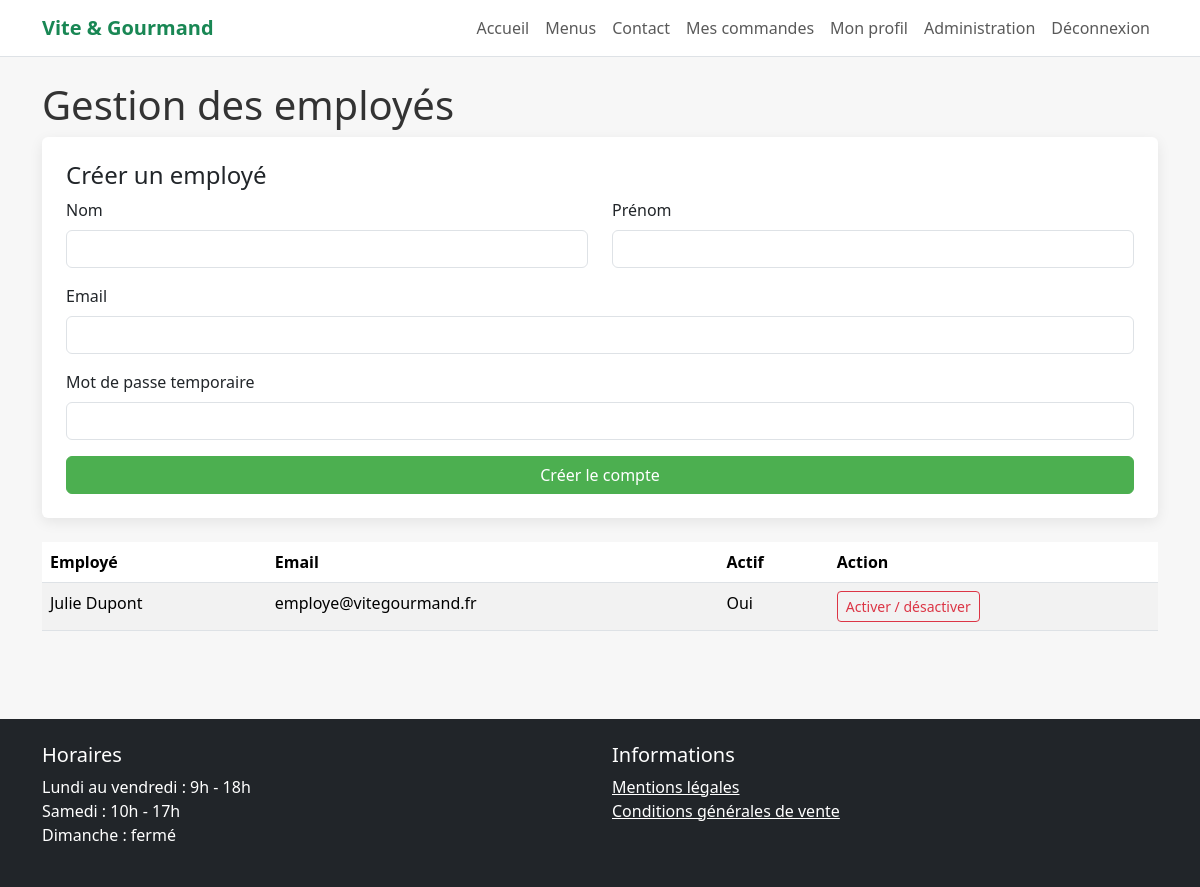
Screenshot of /admin/employees (signed in) with the database file from the repository.
### tables this page shows
CREATE TABLE utilisateur (
  id_utilisateur INT AUTO_INCREMENT PRIMARY KEY,
  id_role INT NOT NULL,
  nom VARCHAR(100) NOT NULL,
  prenom VARCHAR(100) NOT NULL,
  email VARCHAR(180) NOT NULL UNIQUE,
  telephone VARCHAR(20) NOT NULL,
  adresse VARCHAR(255) NOT NULL,
  mot_de_passe_hash VARCHAR(255) NOT NULL,
  actif BOOLEAN NOT NULL DEFAULT TRUE,
  date_creation DATETIME NOT NULL DEFAULT CURRENT_TIMESTAMP,
  CONSTRAINT fk_utilisateur_role
    FOREIGN KEY (id_role) REFERENCES role(id_role)
);

### app/core/Controller.php (called while the page is built, shortened)
<?php
class Controller
{
    protected function view(string $view, array $data = []): void
    {
        extract($data);
        require __DIR__ . '/../views/layouts/header.php';
        require __DIR__ . '/../views/' . $view . '.php';
        require __DIR__ . '/../views/layouts/footer.php';
    }
}

### app/controllers/AdminController.php (called while the page is built, shortened)
<?php
class AdminController extends Controller
{
    public function employees(): void
    {
        $this->view('admin/employees', ['employees' => Employee::all()]);
    }
}

### app/core/Router.php (called while the page is built, shortened)
<?php
class Router
{
    private array $routes = [];
    public function get(string $path, array $action): void
    {
        $this->routes['GET'][$path] = $action;
    }
    public function post(string $path, array $action): void
    {
        $this->routes['POST'][$path] = $action;
    }
    public function dispatch(string $method, string $uri): void
    {
        $path = parse_url($uri, PHP_URL_PATH);
        [$controllerClass, $methodName] = $this->routes[$method][$path];
        $controller = new $controllerClass();
        $controller->$methodName();
    }
}

### public/index.php (called while the page is built, shortened)
<?php
require_once __DIR__ . '/../app/core/Controller.php';
require_once __DIR__ . '/../app/core/Router.php';
require_once __DIR__ . '/../app/core/Security.php';
$router = new Router();
$router->get('/', [HomeController::class, 'index']);
$router->get('/menus', [MenuController::class, 'index']);
$router->get('/menu', [MenuController::class, 'show']);
$router->get('/login', [AuthController::class, 'loginForm']);
$router->post('/login', [AuthController::class, 'login']);
$router->get('/register', [AuthController::class, 'registerForm']);
$router->post('/register', [AuthController::class, 'register']);
$router->get('/logout', [AuthController::class, 'logout']);
$router->get('/contact', [ContactController::class, 'form']);
$router->post('/contact', [ContactController::class, 'send']);
$router->get('/orders/create', [OrderController::class, 'create']);
$router->post('/orders/store', [OrderController::class, 'store']);
$router->get('/user/orders', [UserController::class, 'orders']);
$router->get('/employee/dashboard', [EmployeeController::class, 'dashboard']);
$router->get('/employee/menus', [EmployeeController::class, 'menus']);
$router->get('/employee/menu-create', [EmployeeController::class, 'createMenu']);
$router->post('/employee/menu-store', [EmployeeController::class, 'storeMenu']);
$router->get('/employee/orders', [EmployeeController::class, 'orders']);
$router->post('/employee/order-status', [EmployeeController::class, 'updateOrderStatus']);
$router->get('/admin/dashboard', [AdminController::class, 'dashboard']);
$router->get('/admin/employees', [AdminController::class, 'employees']);
$router->post('/admin/employees/store', [AdminController::class, 'storeEmployee']);
$router->post('/admin/employees/toggle', [AdminController::class, 'toggleEmployee']);
$router->get('/api/menus', [ApiController::class, 'menus']);
$router->get('/password/forgot', [PasswordController::class, 'forgotForm']);
$router->post('/password/forgot', [PasswordController::class, 'sendLink']);
$router->get('/password/reset', [PasswordController::class, 'resetForm']);
$router->post('/password/reset', [PasswordController::class, 'reset']);
$router->get('/employee/menu-edit', [EmployeeController::class, 'editMenu']);
$router->post('/employee/menu-update', [EmployeeController::class, 'updateMenu']);
$router->post('/employee/menu-delete', [EmployeeController::class, 'deleteMenu']);
$router->get('/employee/plates', [PlateController::class, 'index']);
$router->post('/employee/plates/store', [PlateController::class, 'store']);
$router->post('/employee/plates/delete', [PlateController::class, 'delete']);
$router->get('/employee/hours', [HoursController::class, 'index']);
$router->post('/employee/hours/update', [HoursController::class, 'update']);
$router->get('/employee/contacts', [EmployeeController::class, 'contacts']);
$router->post('/employee/contact-treated', [EmployeeController::class, 'markContactTreated']);
$router->post('/user/order-cancel', [UserController::class, 'cancelOrder']);
$router->get('/user/profile', [UserController::class, 'profile']);
$router->post('/user/profile-update', [UserController::class, 'updateProfile']);
$router->get('/admin/stats.json', [AdminController::class, 'statsJson']);
$router->post('/user/review', [ReviewController::class, 'store']);
$router->get('/employee/reviews', [EmployeeController::class, 'reviews']);
$router->post('/employee/review-validate', [EmployeeController::class, 'validateReview']);
$router->dispatch($_SERVER['REQUEST_METHOD'], $_SERVER['REQUEST_URI']);

### app/models/Employee.php (called while the page is built, shortened)
<?php
class Employee
{
    public static function all(): array
    {
        $pdo = Database::getConnection();
        return $pdo->query("SELECT u.*, r.libelle AS role
                            FROM utilisateur u
                            JOIN role r ON r.id_role = u.id_role
                            WHERE r.libelle = 'employe'
                            ORDER BY u.date_creation DESC")->fetchAll();
    }
}

### app/core/Security.php (called while the page is built, shortened)
<?php
class Security
{
    public static function e(string $value): string
    {
        return htmlspecialchars($value, ENT_QUOTES, 'UTF-8');
    }
}

### app/views/admin/employees.php (the view, shortened to what this page needs)
<h1>Gestion des employés</h1>
<form method="post" action="/admin/employees/store" class="card p-4 mb-4">
    <h2 class="h4">Créer un employé</h2>
    <div class="row">
        <div class="col-md-6 mb-3"><label class="form-label">Nom</label><input name="nom" class="form-control" required></div>
        <div class="col-md-6 mb-3"><label class="form-label">Prénom</label><input name="prenom" class="form-control" required></div>
    </div>
    <div class="mb-3"><label class="form-label">Email</label><input name="email" type="email" class="form-control" required></div>
    <div class="mb-3"><label class="form-label">Mot de passe temporaire</label><input name="password" type="password" class="form-control" required></div>
    <button class="btn btn-success">Créer le compte</button>
</form>
<table class="table table-striped">
<thead><tr><th>Employé</th><th>Email</th><th>Actif</th><th>Action</th></tr></thead>
<tbody>
<?php foreach ($employees as $employee): ?>
<tr>
    <td><?= Security::e($employee['prenom'] . ' ' . $employee['nom']) ?></td>
    <td><?= Security::e($employee['email']) ?></td>
    <td><?= $employee['actif'] ? 'Oui' : 'Non' ?></td>
    <td>
        <form method="post" action="/admin/employees/toggle">
            <button class="btn btn-sm btn-outline-danger">Activer / désactiver</button>
        </form>
    </td>
</tr>
<?php endforeach; ?>
</tbody>
</table>

### public/assets/css/style.css (style rules this page uses)
body { background: #f7f7f7; color: #333; }
.card { border: 0; box-shadow: 0 4px 14px rgba(0,0,0,.08); }
.btn-success { background-color: #4CAF50; border-color: #4CAF50; }

### rows the page displays
utilisateur: prenom+nom "Julie Dupont", email "employe@vitegourmand.fr", actif "Oui"
